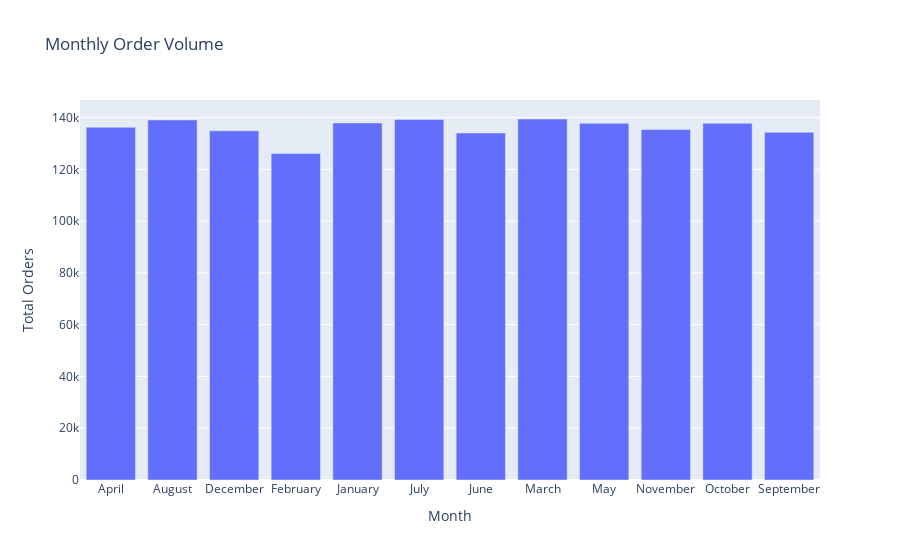

Notebook code for this chart:
### Code cell
# Monthly Order Volume Analysis
monthly_order_volume = product_data.groupby('Month')['Order_Volume'].sum().reset_index()
# Plotting Monthly Order Volume
fig = px.bar(monthly_order_volume, x='Month', y='Order_Volume', title='Monthly Order Volume', 
             labels={'Order_Volume': 'Total Orders'})
fig.show()

### Figure 1 — Plotly figure (JSON) as saved in the notebook; plotly's stock layout.template omitted (floating-point values rounded to 4 significant figures)
{"data": [{"alignmentgroup": "True", "hovertemplate": "Month=%{x}<br>Total Orders=%{y}<extra></extra>", "legendgroup": "", "marker": {"color": "#636efa", "pattern": {"shape": ""}}, "name": "", "offsetgroup": "", "orientation": "v", "showlegend": false, "textposition": "auto", "type": "bar", "x": ["April", "August", "December", "February", "January", "July", "June", "March", "May", "November", "October", "September"], "xaxis": "x", "y": [136271, 139096, 134889, 126098, 137944, 139268, 134048, 139454, 137806, 135385, 137810, 134300], "yaxis": "y"}], "layout": {"barmode": "relative", "legend": {"tracegroupgap": 0}, "title": {"text": "Monthly Order Volume"}, "xaxis": {"anchor": "y", "domain": [0, 1], "title": {"text": "Month"}}, "yaxis": {"anchor": "x", "domain": [0, 1], "title": {"text": "Total Orders"}}}}
